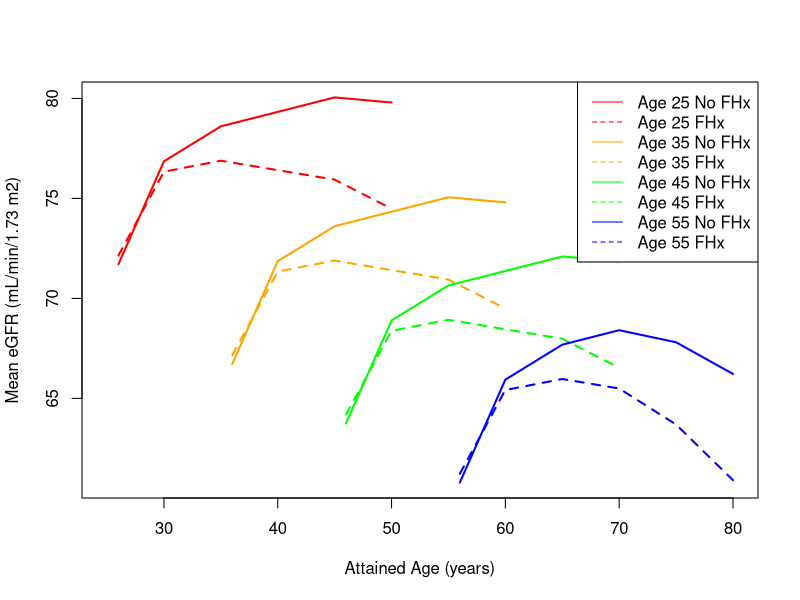

This chart was generated by the following R code:
#-----------------------------------------------------------------------------#
# Plot estimated post-donation eGFR trajectory by family history and age at donation based on 
# linear mixed-effect models fit in SAS
#-----------------------------------------------------------------------------#

## Coeficients from longitudinal model using data on white donors since 1990
cv <- c(-256.48,
	-0.4195,
	0.2120,
	1.4412,
	0.4722,
	-0.1332,
	1.4251,
	-0.4877,
	0.1460,
	1.1193,
	-0.8754,
	-0.1708,
	-0.2654,
	-0.3807,
	0.2002
)

## Coeficients from longitudinal model using data on all white donors
cv <- c(-126.30,
	-0.4994,
	0.2032,
	1.3829,
	0.3634,
	-0.1288,
	1.6413,
	-0.6790,
	0.08791,
	1.0476,
	-0.9376,
	-0.2048,
	-0.1959,
	-0.2657,
	0.2396
)


estimate_egfr <- function(tx_year, gender, age, yrs_tx, donation_eGFR, 
	donation_BMI, donation_smoke, donation_gluc, kdx_hx) {
	yrs_tx_1 <- pmax(yrs_tx - 1, 0)
	yrs_tx_5 <- pmax(yrs_tx - 5, 0)
	yrs_tx_10 <- pmax(yrs_tx - 10, 0)
	yrs_tx_20 <- pmax(yrs_tx - 20, 0)
	age_35 <- ifelse(age > 35, age-35 , 0)
	attained_age <- age+yrs_tx
	attained_age_70 <- ifelse(attained_age > 70, attained_age - pmax(age, 70),0)
	attained_age_50 <- ifelse(attained_age > 50, attained_age - pmax(age, 50),0)
	
	estimate <- colSums(rbind(1, age, age_35,  gender, 
		donation_eGFR, donation_BMI, donation_smoke,
		kdx_hx,
		tx_year,
		yrs_tx, yrs_tx_5, yrs_tx_10, yrs_tx_20,
		attained_age_70, 
		kdx_hx*yrs_tx)*cv)
	return(estimate)
}



tx_year_use <- 1995
est_25_hx <- estimate_egfr(tx_year = tx_year_use, gender = 1, age = c(25), 
	yrs_tx = c(1:25), donation_eGFR = 100, donation_BMI = 25,
	donation_gluc = 90, donation_smoke = 0, kdx_hx = 0)
est_35_hx <- estimate_egfr(tx_year = tx_year_use, gender = 1, age = c(35), 
	yrs_tx = c(1:25), donation_eGFR = 100, donation_BMI = 25,
	donation_gluc = 90, donation_smoke = 0, kdx_hx = 0)
est_45_hx <- estimate_egfr(tx_year = tx_year_use, gender = 1, age = c(45), 
	yrs_tx = c(1:25), donation_eGFR = 100, donation_BMI = 25,
	donation_gluc = 90, donation_smoke = 0, kdx_hx = 0)
est_55_hx <- estimate_egfr(tx_year = tx_year_use, gender = 1, age = c(55), 
	yrs_tx = c(1:25), donation_eGFR = 100, donation_BMI = 25,
	donation_gluc = 90, donation_smoke = 0, kdx_hx = 0)


est_25_nhx <- estimate_egfr(tx_year = tx_year_use, gender = 1, age = c(25), 
	yrs_tx = c(1:25), donation_eGFR = 100, donation_BMI = 25,
	donation_gluc = 90, donation_smoke = 0, kdx_hx = 1)
est_35_nhx <- estimate_egfr(tx_year = tx_year_use, gender = 1, age = c(35), 
	yrs_tx = c(1:25), donation_eGFR = 100, donation_BMI = 25,
	donation_gluc = 90, donation_smoke = 0, kdx_hx = 1)
est_45_nhx <- estimate_egfr(tx_year = tx_year_use, gender = 1, age = c(45), 
	yrs_tx = c(1:25), donation_eGFR = 100, donation_BMI = 25,
	donation_gluc = 90, donation_smoke = 0, kdx_hx = 1)
est_55_nhx <- estimate_egfr(tx_year = tx_year_use, gender = 1, age = c(55), 
	yrs_tx = c(1:25), donation_eGFR = 100, donation_BMI = 25,
	donation_gluc = 90, donation_smoke = 0, kdx_hx = 1)

plot(26:50, est_25_nhx, col = "red", type = "l", ylim = c(min(c( 
	est_55_hx, est_55_nhx)), max(est_25_hx, est_25_nhx)), xlim = c(25, 80), lwd =2,
	xlab = "Attained Age (years)", ylab = "Mean eGFR (mL/min/1.73 m2)")
lines(26:50, est_25_hx, col = "red", lty = 2, lwd = 2)
lines(36:60, est_35_nhx, col = "orange", lwd = 2)
lines(36:60, est_35_hx, col = "orange", lty = 2, lwd = 2)
lines(46:70, est_45_nhx, col = "green", lwd = 2)
lines(46:70, est_45_hx, col = "green", lty = 2, lwd = 2)
lines(56:80, est_55_nhx, col = "blue", lwd = 2)
lines(56:80, est_55_hx, col = "blue", lty = 2, lwd = 2)

legend("topright", c("Age 25 No FHx", "Age 25 FHx",
	"Age 35 No FHx", "Age 35 FHx", "Age 45 No FHx", "Age 45 FHx",
	"Age 55 No FHx", "Age 55 FHx"), col = c("red", "red", "orange", "orange",
		"green", "green", "blue", "blue"), lty = c(1, 2, 1, 2, 1, 2, 1, 2))
